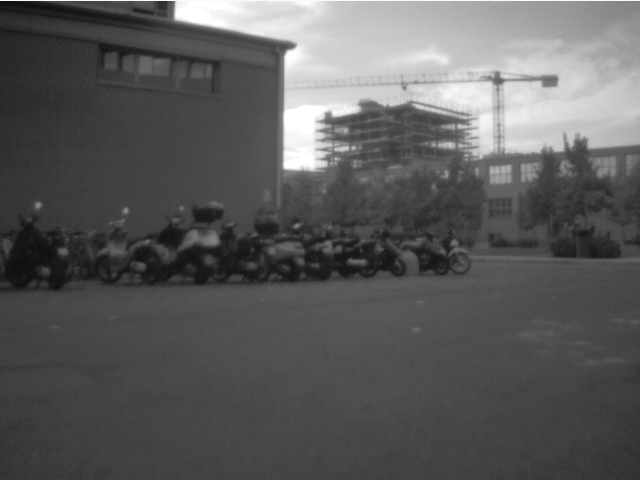
#> input picture example/python/dbow2/images/image0.png, 640 x 480 px; its folder holds only this picture in this run
$ python demo.py
#> lines starting #> are read from the running program, lines starting #| are printed output that depends on the picture
import cv2
import numpy as np


def group_keypoints_by_level(keypoints, nlevels):
    """
    Groups keypoints by their octave levels.

    :param keypoints: List of keypoints detected by a feature detector.
    :param nlevels: Number of levels in the scale space.
    :return: A dictionary where the keys are the octave levels and the values are lists of keypoints
        corresponding to each level.
    """
    grouped_keypoints = {level: [] for level in range(nlevels)}
    for kp in keypoints:
        octave = kp.octave & 0xFF  # Extracting the octave number
        if octave < nlevels:
            grouped_keypoints[octave].append(kp)
    return grouped_keypoints


orb = cv2.ORB_create()
print(orb.getNLevels())
print(orb.getDefaultName())
print(orb.getEdgeThreshold())
print(orb.getFastThreshold())
print(orb.getMaxFeatures())
print(orb.getScaleFactor())

for i in range(1):
    img = cv2.imread('images/image{}.png'.format(i))
#> img is the input picture: shape (480, 640, 3); min 11, max 255, mean 90.9
    if img is not None:
        # In OpenCV, when you detect keypoints using feature detectors like SIFT, ORB,
        # or others that employ an image pyramid, the coordinates (x, y) of
        # the detected key points are typically given in the coordinate system of
        # the original image scale, not the scaled images in the image pyramid.
        keypoints, descriptors = orb.detectAndCompute(img, None)
#> keypoints = 500 keypoints; strongest (x, y, size): (287, 164, 92.6), (287, 165, 111.1), (284, 164, 77.1), (285, 166, 53.6)
        assert len(keypoints) == len(descriptors)
        print(descriptors.shape if descriptors is not None else "No descriptors")
#| (500, 32)
        grouped_keypoints = group_keypoints_by_level(keypoints, orb.getNLevels())
#> the loop in group_keypoints_by_level, `for kp in keypoints:` made 500 passes
#> kp on passes 1 to 3: keypoint at (506, 152), size 31, keypoint at (287, 51), size 31, keypoint at (550, 149), size 31
#> grouped_keypoints = 8 items
        cv2.imshow('Level={}, Image {}'.format(0, i),
                   cv2.drawKeypoints(img, grouped_keypoints[0], None, color=(0, 0, 255)))
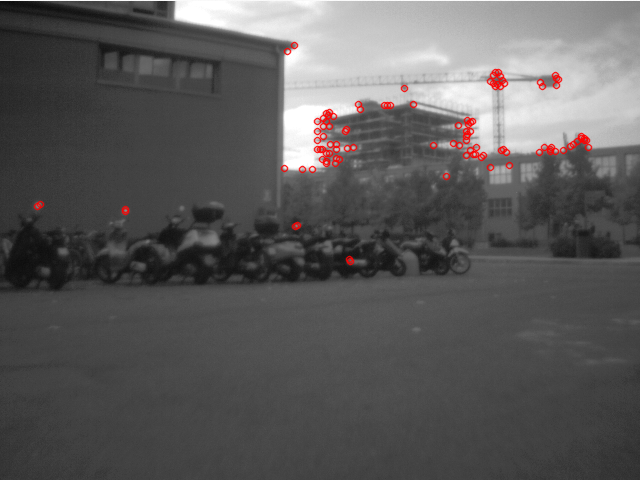
#> window 'Level=0, Image 0': shape (480, 640, 3); mean B, G, R 89.8, 89.8, 91.6
        cv2.imshow('Level={}, Image {}'.format(1, i),
                   cv2.drawKeypoints(img, grouped_keypoints[1], None, color=(0, 255, 255)))
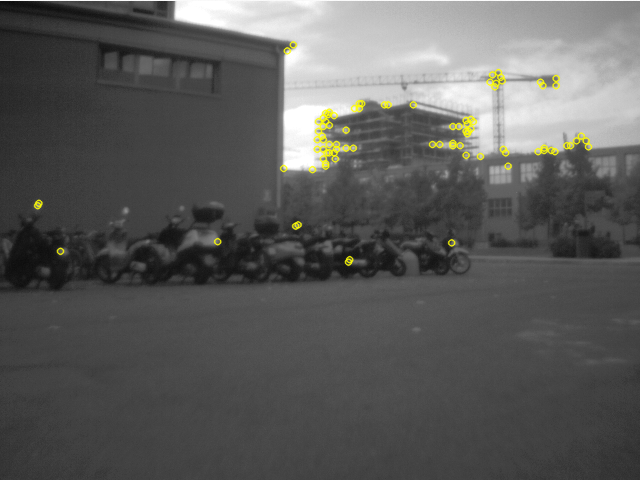
#> window 'Level=1, Image 0': shape (480, 640, 3); mean B, G, R 90, 91.5, 91.5
        cv2.imshow('Level={}, Image {}'.format(7, i),
                   cv2.drawKeypoints(img, grouped_keypoints[7], None, color=(255, 255, 0)))
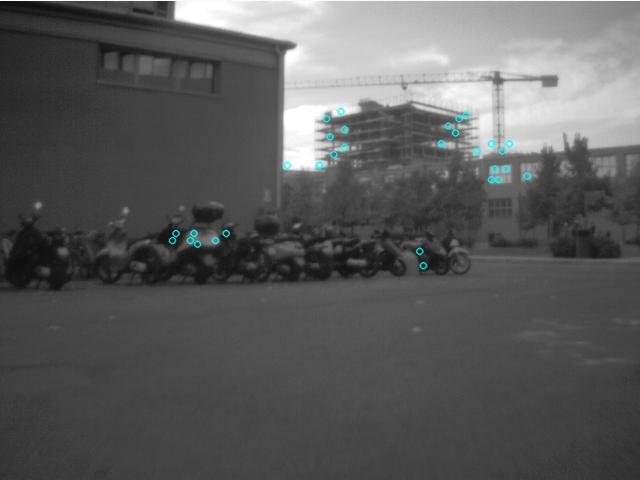
#> window 'Level=7, Image 0': shape (480, 640, 3); mean B, G, R 91.2, 91.2, 90.6
        cv2.waitKey(0)
    else:
        print(f"Failed to load images/image{i}.png")

cv2.destroyAllWindows()
